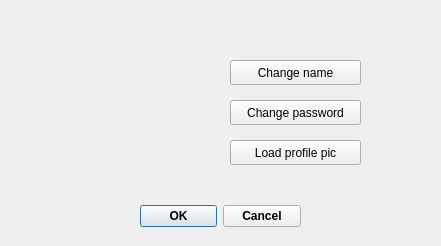
<?xml version="1.0" encoding="UTF-8"?>
<ui version="4.0">
 <class>usermenu</class>
 <widget class="QDialog" name="usermenu">
  <property name="geometry">
   <rect>
    <x>0</x>
    <y>0</y>
    <width>441</width>
    <height>246</height>
   </rect>
  </property>
  <property name="font">
   <font>
    <weight>75</weight>
    <bold>true</bold>
   </font>
  </property>
  <property name="windowTitle">
   <string>User menu</string>
  </property>
  <widget class="QDialogButtonBox" name="buttonBox">
   <property name="geometry">
    <rect>
     <x>140</x>
     <y>200</y>
     <width>161</width>
     <height>32</height>
    </rect>
   </property>
   <property name="orientation">
    <enum>Qt::Horizontal</enum>
   </property>
   <property name="standardButtons">
    <set>QDialogButtonBox::Cancel|QDialogButtonBox::Ok</set>
   </property>
  </widget>
  <widget class="QLabel" name="name">
   <property name="geometry">
    <rect>
     <x>170</x>
     <y>20</y>
     <width>251</width>
     <height>17</height>
    </rect>
   </property>
   <property name="layoutDirection">
    <enum>Qt::LeftToRight</enum>
   </property>
   <property name="text">
    <string/>
   </property>
   <property name="alignment">
    <set>Qt::AlignCenter</set>
   </property>
  </widget>
  <widget class="QPushButton" name="pushButton">
   <property name="geometry">
    <rect>
     <x>230</x>
     <y>140</y>
     <width>131</width>
     <height>25</height>
    </rect>
   </property>
   <property name="font">
    <font>
     <weight>50</weight>
     <bold>false</bold>
    </font>
   </property>
   <property name="text">
    <string>Load profile pic</string>
   </property>
  </widget>
  <widget class="QLabel" name="pfp">
   <property name="geometry">
    <rect>
     <x>20</x>
     <y>30</y>
     <width>141</width>
     <height>141</height>
    </rect>
   </property>
   <property name="sizePolicy">
    <sizepolicy hsizetype="Ignored" vsizetype="Ignored">
     <horstretch>0</horstretch>
     <verstretch>0</verstretch>
    </sizepolicy>
   </property>
   <property name="text">
    <string/>
   </property>
   <property name="scaledContents">
    <bool>true</bool>
   </property>
  </widget>
  <widget class="QPushButton" name="chname">
   <property name="geometry">
    <rect>
     <x>230</x>
     <y>60</y>
     <width>131</width>
     <height>25</height>
    </rect>
   </property>
   <property name="font">
    <font>
     <weight>50</weight>
     <bold>false</bold>
    </font>
   </property>
   <property name="text">
    <string>Change name</string>
   </property>
  </widget>
  <widget class="QPushButton" name="chpass">
   <property name="geometry">
    <rect>
     <x>230</x>
     <y>100</y>
     <width>131</width>
     <height>25</height>
    </rect>
   </property>
   <property name="font">
    <font>
     <weight>50</weight>
     <bold>false</bold>
    </font>
   </property>
   <property name="text">
    <string>Change password</string>
   </property>
  </widget>
 </widget>
 <resources/>
 <connections>
  <connection>
   <sender>buttonBox</sender>
   <signal>accepted()</signal>
   <receiver>usermenu</receiver>
   <slot>accept()</slot>
   <hints>
    <hint type="sourcelabel">
     <x>248</x>
     <y>254</y>
    </hint>
    <hint type="destinationlabel">
     <x>157</x>
     <y>274</y>
    </hint>
   </hints>
  </connection>
  <connection>
   <sender>buttonBox</sender>
   <signal>rejected()</signal>
   <receiver>usermenu</receiver>
   <slot>reject()</slot>
   <hints>
    <hint type="sourcelabel">
     <x>316</x>
     <y>260</y>
    </hint>
    <hint type="destinationlabel">
     <x>286</x>
     <y>274</y>
    </hint>
   </hints>
  </connection>
 </connections>
</ui>
